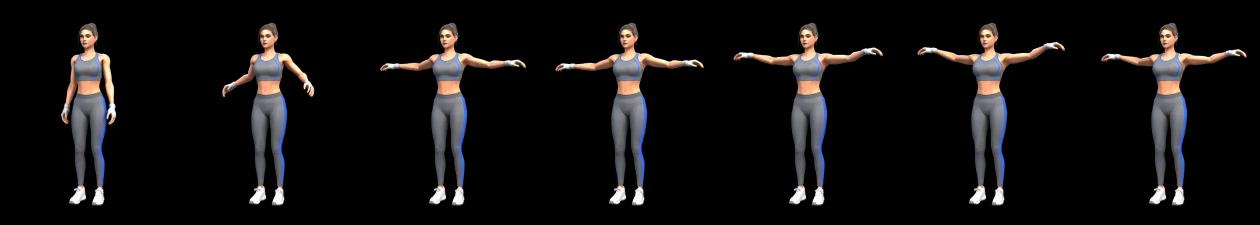
#> input picture app/src/main/assets/studies/coach_f/arm_circles_frames.webp, 2520 x 450 px (shown at 1/2 size)
$ python strip.py out.png ../../app/src/main/assets/studies/coach_f/arm_circles_frames.webp 5
#> lines starting #> are read from the running program, lines starting #| are printed output that depends on the picture
import sys, glob
from PIL import Image, ImageDraw
fs = sorted(glob.glob(sys.argv[2])); ims = [Image.open(f) for f in fs]
#> after `ims = [Image.open(f) for f in fs]`: ims = 1 item
cols = int(sys.argv[3]) if len(sys.argv) > 3 else len(ims); rows = (len(ims) + cols - 1) // cols
#> after `cols = int(sys.argv[3]) if len(sys.argv) > 3 else len(ims)`: cols = 5
#> after `rows = (len(ims) + cols - 1) // cols`: rows = 1
S = Image.new("RGB", (cols * 360, rows * 450), "white"); d = ImageDraw.Draw(S)
#> after `S = Image.new('RGB', (cols * 360, rows * 450), 'white')`: S: PIL image 1800x450 RGB; every value is 255
for i, (f, im) in enumerate(zip(fs, ims)):
    S.paste(im, ((i % cols) * 360, (i // cols) * 450)); d.text(((i % cols) * 360 + 4, (i // cols) * 450 + 4), f.split("/")[-1], fill=(255, 255, 0))
#> this loop made 1 pass
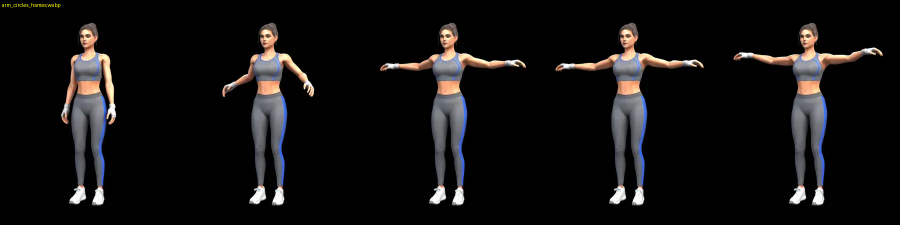
#> S: PIL image 1800x450 RGB (shown at 1/2 size); mean R, G, B 17.9, 16.5, 16.4
S.save(sys.argv[1], quality=85)

$ run again, on app/src/main/assets/studies/coach_f/band_pull_apart_frames.webp
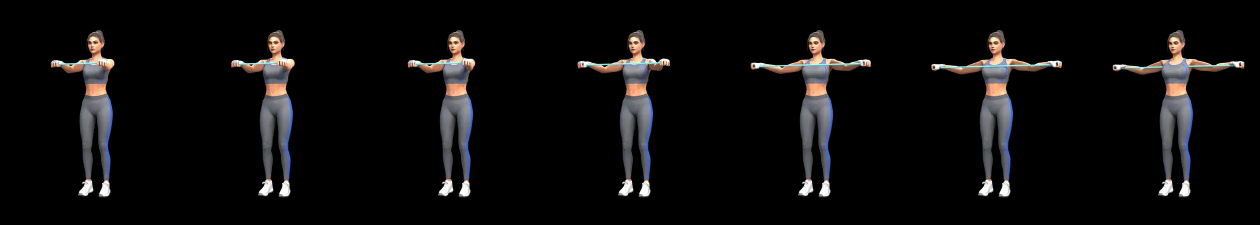
#> input picture app/src/main/assets/studies/coach_f/band_pull_apart_frames.webp, 2520 x 450 px (shown at 1/2 size)
#> ims = 1 item
#> cols = 5
#> rows = 1
#> the loop `for i, (f, im) in enumerate(zip(fs, ims)):` made 1 pass
#> after the loop `for i, (f, im) in enumerate(zip(fs, ims)):`:
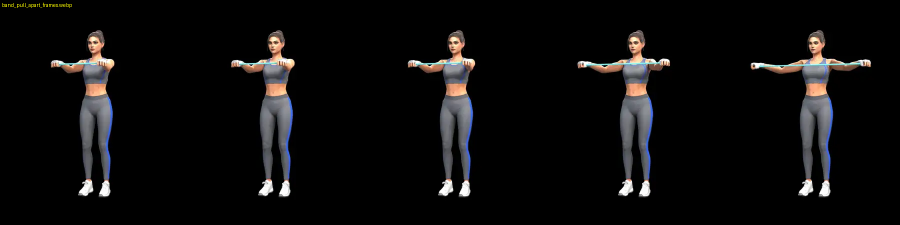
#> S: PIL image 1800x450 RGB (shown at 1/2 size); mean R, G, B 13.3, 12.5, 12.6

$ run again, on app/src/main/assets/studies/coach_f/bear_plank_hold_strip.webp
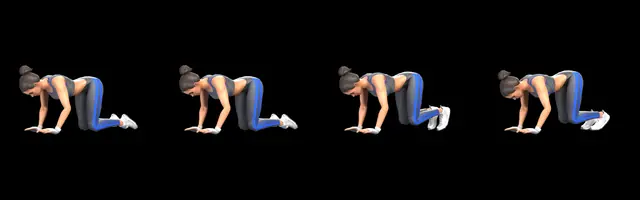
#> input picture app/src/main/assets/studies/coach_f/bear_plank_hold_strip.webp, 640 x 200 px
#> ims = 1 item
#> cols = 5
#> rows = 1
#> the loop `for i, (f, im) in enumerate(zip(fs, ims)):` made 1 pass
#> after the loop `for i, (f, im) in enumerate(zip(fs, ims)):`:
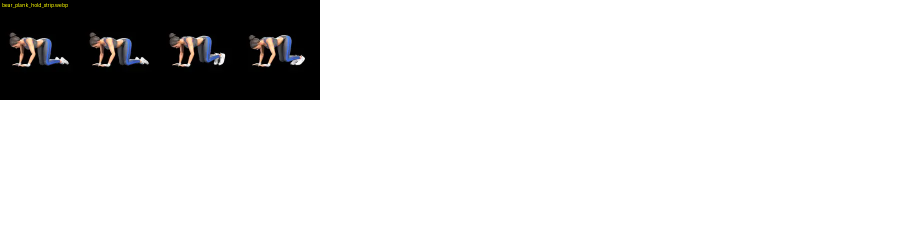
#> S: PIL image 1800x450 RGB (shown at 1/2 size); mean R, G, B 217.3, 217.1, 217.1

$ run again, on app/src/main/assets/studies/coach_f/bench_dip_frames.webp
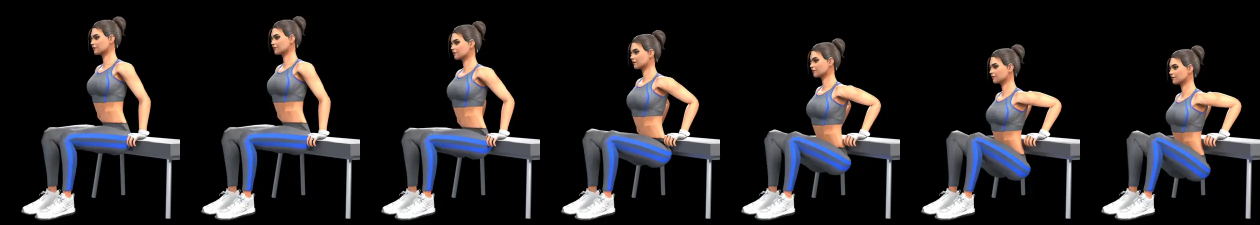
#> input picture app/src/main/assets/studies/coach_f/bench_dip_frames.webp, 2520 x 450 px (shown at 1/2 size)
#> ims = 1 item
#> cols = 5
#> rows = 1
#> the loop `for i, (f, im) in enumerate(zip(fs, ims)):` made 1 pass
#> after the loop `for i, (f, im) in enumerate(zip(fs, ims)):`:
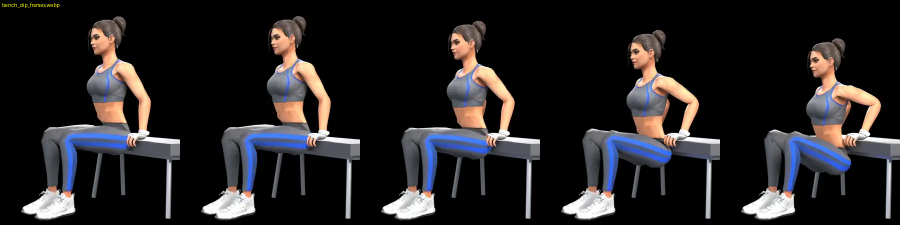
#> S: PIL image 1800x450 RGB (shown at 1/2 size); mean R, G, B 35.5, 33.3, 34.8
